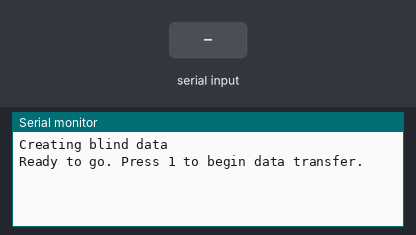
A sketch run on a simulated Arduino Uno, built with avr-gcc and run on an emulated ATmega328P. Parts: the last lines printed to the serial monitor. The test bench sets the inputs (shaded band). Random numbers use the default seed unless the sketch sets one; no radio packets arrive unless stated.

Above: at 1.3 s.
1.4 s: "1" received over Serial
At 2.2 s:
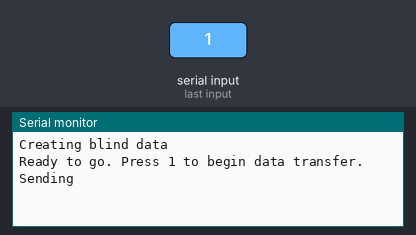
At 4.7 s:
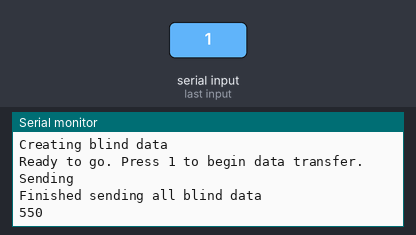

The sketch:

Transmitter.ino
```cpp
#include <SPI.h>
#include "nRF24L01.h"
#include "RF24.h"
#include <printf.h>

RF24 radio(9,10);

const uint64_t pipes[2] = { 0xABCDABCD71LL, 0x544d52687CLL };              // Radio pipe addresses for the 2 nodes to communicate.

const int totalData = 50;

const int packetSize = 32;

byte blindData[totalData][packetSize];

long gendatatot = 0;

void generateData(){
  for(int i = 0; i < totalData; i++){
    gendatatot++;
    //Serial.print(i);
    //Serial.print(": ");
    for(int j = 0; j < packetSize; j++){
      blindData[i][j] = (byte)random(25);
      //Serial.print( blindData[i][j]);
      //Serial.print(" ");
    }
    //Serial.print("\n");
  }
}

void setup(){
  Serial.begin(115200);
  while(!Serial);

  printf_begin();
  Serial.println("Creating blind data");

  generateData();

  // Setup and configure rf radio
  radio.begin();

  radio.setChannel(0);
  radio.setPALevel(RF24_PA_HIGH);   // RF24_PA_MIN ,RF24_PA_LOW, RF24_PA_HIGH, RF24_PA_MAX
  radio.setDataRate( RF24_2MBPS );  // RF24_250KBPS, RF24_1MBPS, RF24_2MBPS

  radio.setPayloadSize(packetSize); //payload size of byte array size

  radio.openWritingPipe(pipes[0]);
  radio.openReadingPipe(1,pipes[1]);
  radio.printDetails();                   // Dump the configuration of the rf unit for debugging

  Serial.println("Ready to go. Press 1 to begin data transfer.");
}

int maxIterations = 10;

void loop() {

    if(Serial.available() > 0 && Serial.read() == '1'){
      //start the blind data transfer
      Serial.println("Sending");
      Serial.flush();

      radio.stopListening();

      for(int gen = 0; gen < maxIterations; gen++){

        for(int i = 0; i < totalData; i++){
          radio.write( &blindData[i], packetSize );
        }
        generateData();
      }

      Serial.println("Finished sending all blind data");
      Serial.println(gendatatot);
    }

}
```

Measured:
- after the input at 1.4 s, the serial monitor: prints a new line at once (image 1)
